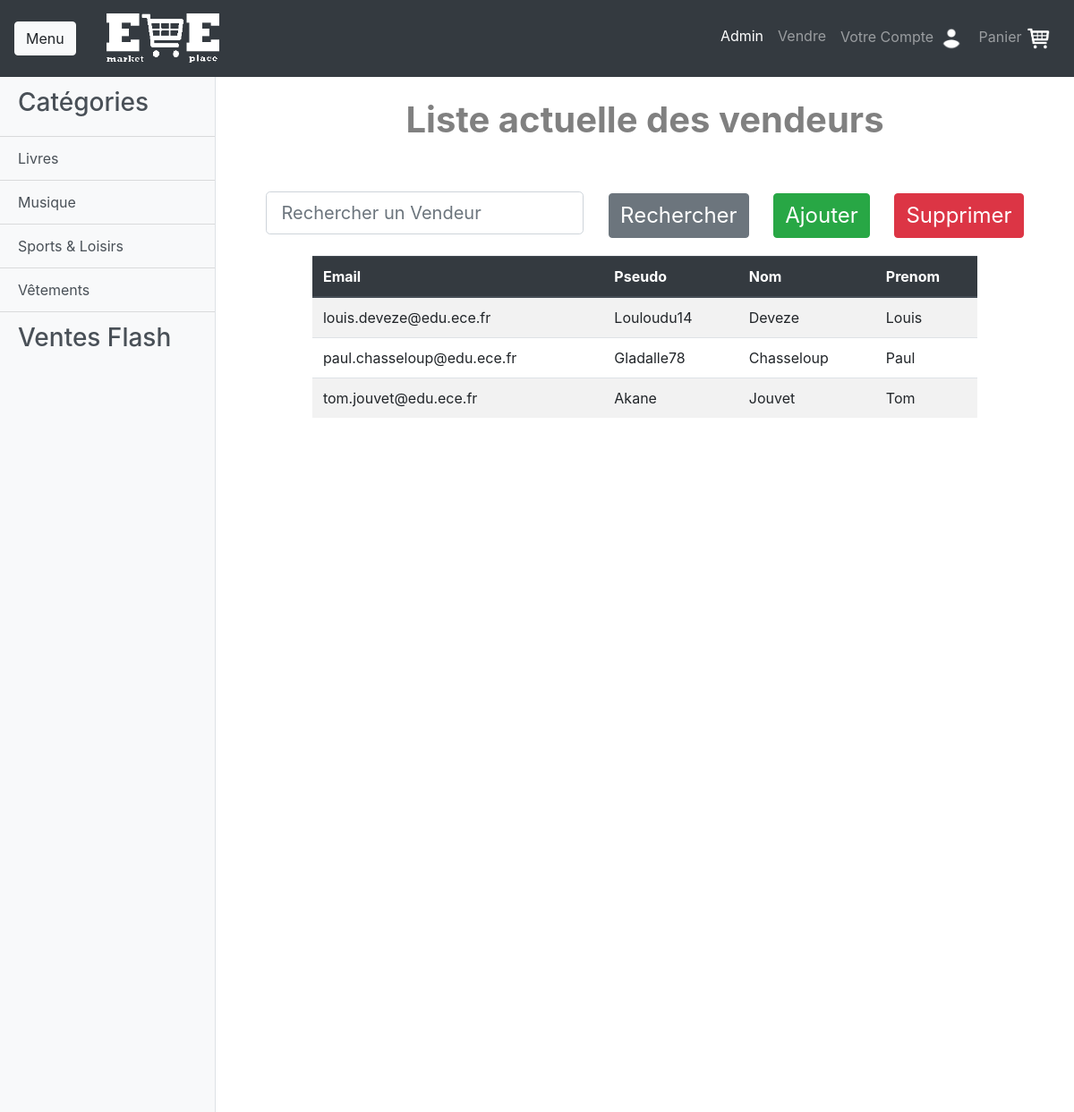
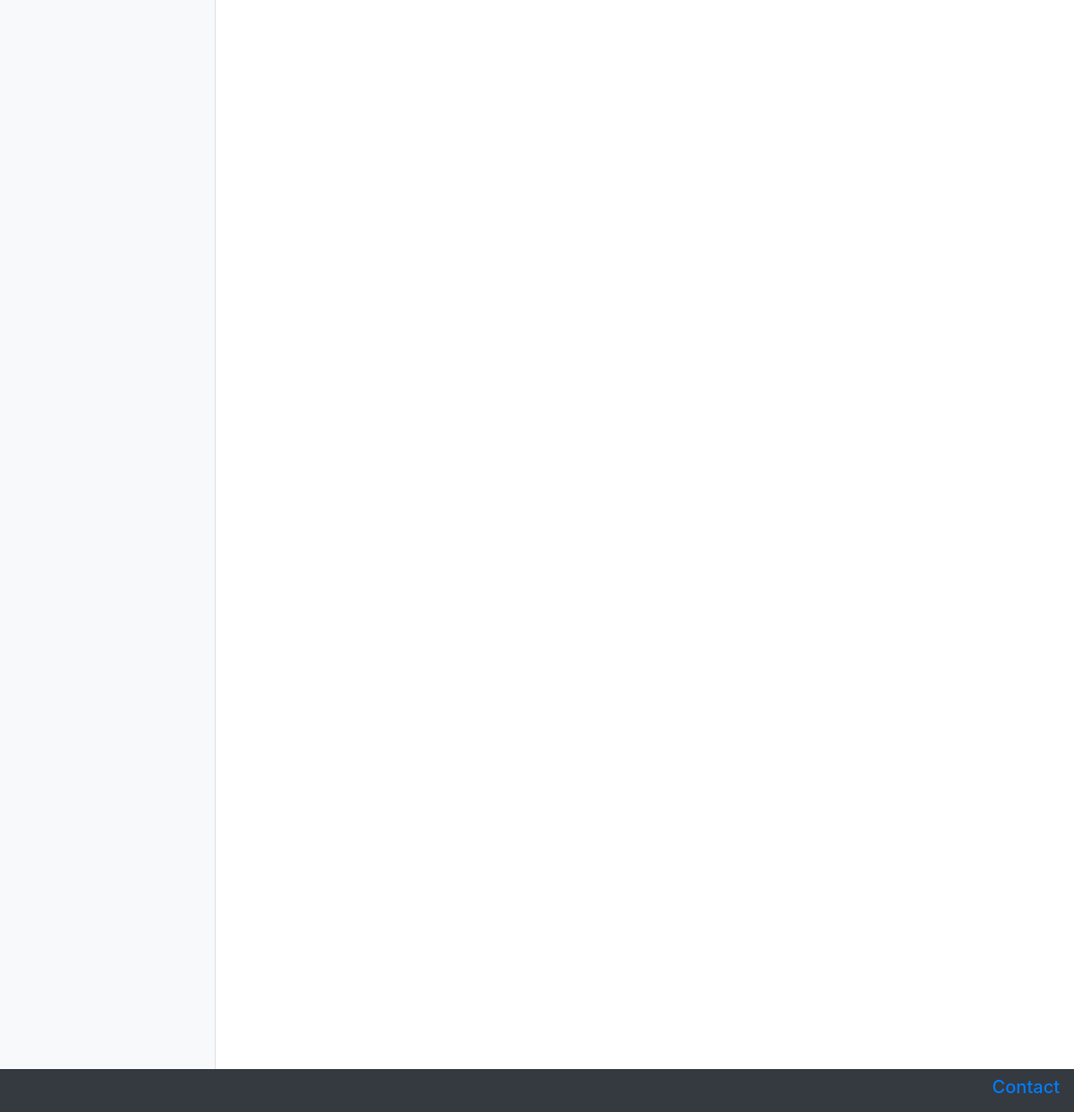
Page /Site/admin_consulter_vendeurs.php on the committed database (2 pictures, top to bottom).
### tables this page shows
CREATE TABLE IF NOT EXISTS Vendeur
(
	Email_ECE VARCHAR(255) PRIMARY KEY NOT NULL ,
	Pseudo VARCHAR(255),
	Nom VARCHAR(255),
	Prenom VARCHAR(255)
);

### Site/admin_consulter_vendeurs.php (the view, shortened to what this page needs)
<?php
	$research = isset($_POST["search"])? $_POST["search"] : "";
	$database='commerce';
	$db_handle=mysqli_connect('localhost','root','');
	$db_found=mysqli_select_db($db_handle,$database);
?>
<html>
	<head>
		<link href="styleVenteFlash.css" rel="stylesheet" type="text/css"/>
		<link rel="stylesheet" href="https://stackpath.bootstrapcdn.com/bootstrap/4.3.1/css/bootstrap.min.css">
	</head>
	<body>
		<nav class="navbar navbar-expand-md navbar-dark bg-dark" id="navigation">
			<button class="btn btn-light" id="toggler">Menu</button>
			<a class="navbar-brand" href="home.php" id="brand">
				<img src="Pictures/Logo.png" width="130px" height="60px">
			</a>
			<div class="collapse navbar-collapse justify-content-end">
				<ul class="navbar-nav">
					<li class="nav-item active"><a class="nav-link" href="admin_connexion.php">Admin</a></li>
					<li class="nav-item"><a class="nav-link" href="vendeur_connexion.php">Vendre</a></li>
					<li class="nav-item"><a class="nav-link" href="client_connexion.php">Votre Compte <img src="Pictures/Compte.png" width="30" height="30"></a></li>
					<li class="nav-item"><a class="nav-link" href="panier.php">Panier <img src="Pictures/Panier.png" width="30" height="30"></a></li>
				</ul>
			</div>
		</nav>
		<div class="d-flex" id="wrapper">
			<div class="bg-light border-right" id="sidebar-wrapper">
				<div class="list-group list-group-flush">
					<a href="categories.php" class="list-group-item list-group-item-action bg-light"><h3>Catégories</h3></a>
					<a href="livres.php" class="list-group-item list-group-item-action bg-light">Livres</a>
					<a href="musique.php" class="list-group-item list-group-item-action bg-light">Musique</a>
					<a href="sports.php" class="list-group-item list-group-item-action bg-light">Sports & Loisirs</a>
					<a href="vetements.php" class="list-group-item list-group-item-action bg-light">Vêtements</a>
					<a href="ventes_flash.php" class="list-group-item list-group-item-action bg-light"><h3>Ventes Flash</h3></a>
				</div>
			</div>
			<div id="page-content-wrapper">
				<div class="container-fluid">
					<h1 style="font-weight: bold; text-align: center;">Liste actuelle des vendeurs</h1><br>
					<div style="text-align: center">
						<form action="admin_consulter_vendeurs.php" method="post">
							<div style="display: inline-block"><input type="text" class="form-control form-control-lg mb-2 mr-sm-2" placeholder="Rechercher un Vendeur" name="search" ></div>
							<div style="display: inline-block"><button type="submit" class="btn btn-secondary" style="font-size: 1.5rem;">Rechercher</button></div>
							<div style="display: inline-block;"><a href="admin_ajouter_vendeurs.php" style="text-decoration: none;"><button type="button" class="btn btn-success" style="font-size: 1.5rem;">Ajouter</button></a></div>
							<div style="display: inline-block;"><a href="admin_supprimer_vendeurs.php" style="text-decoration: none;"><button type="button" class="btn btn-danger" style="font-size: 1.5rem;">Supprimer</button></a></div>
						</form>
					</div>
					<div style="text-align: center">
						<form action="admin_consulter_vendeurs.php">
							<table class="table table-striped " style="width:80%; margin: auto">
								<thead class="thead-dark">
									<tr>
										<th scope="col">Email</th>
										<th scope="col">Pseudo</th>
										<th scope="col">Nom</th>
										<th scope="col">Prenom</th>
									</tr>
								</thead>
								<tbody>
									<?php
									if($db_found){
										if(empty($research)){
											$sql = "SELECT * FROM vendeur";
											$req = mysqli_query($db_handle, $sql);
											while($data=mysqli_fetch_assoc($req))
											{
												echo("<tr>");
												echo("<td class=\"align-middle\">".$data['Email_ECE']."</td>");
												echo("<td class=\"align-middle\">".$data['Pseudo']."</td>");
												echo("<td class=\"align-middle\">".$data['Nom']."</td>");
												echo("<td class=\"align-middle\">".$data['Prenom']."</td>");
												echo("</tr>");
											}
										}
									}
									?>
								</tbody>
							</table><br>
						</form>
					</div>
				</div>
			</div>
		</div>
		<footer class="navbar navbar-expand-sm bg-dark navbar-dark fixed-bottom" id="footer">
			<div class="collapse navbar-collapse justify-content-end">
				<ul class="navbar-nav">
					<li class="nav-item">
						<a  href="mailto:louis.deveze@edu.ece.fr"><h5>Contact</h5></a>
					</li>
				</ul>
			</div>
		</footer>
	</body>
</html>

### Site/styleVenteFlash.css (style rules this page uses)
h1 { color: gray; padding: 1.5rem; }
#brand { padding-left :2rem; }
#sidebar-wrapper { min-height: 300vh; margin-left: -15rem; -webkit-transition: margin .25s ease-out; -moz-transition: margin .25s ease-out; -o-transition: margin .25s ease-out; transition: margin .25s ease-out; }
#sidebar-wrapper .list-group { width: 15rem; }
#page-content-wrapper { min-width: 100vw; }
@media (min-width: 768px) { #sidebar-wrapper { margin-left: 0; } }
@media (min-width: 768px) { #page-content-wrapper { min-width: 0; width: 100%; } }

### rows in the picture
vendeur: Email_ECE "louis.deveze@edu.ece.fr", Pseudo "Louloudu14", Nom "Deveze", Prenom "Louis"
vendeur: Email_ECE "paul.chasseloup@edu.ece.fr", Pseudo "Gladalle78", Nom "Chasseloup", Prenom "Paul"
vendeur: Email_ECE "tom.jouvet@edu.ece.fr", Pseudo "Akane", Nom "Jouvet", Prenom "Tom"
